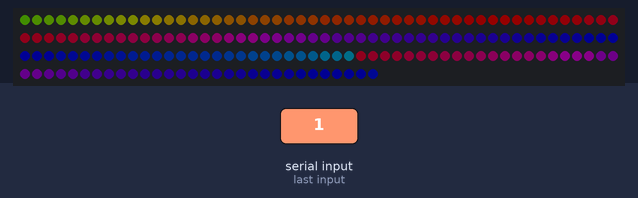
A sketch run on a simulated Arduino Uno, built with avr-gcc and run on an emulated ATmega328P. On the bench: 180 RGB LEDs in strip order, left to right, continuing on the next row. Inputs (shaded band) come from the test bench. Dim RGB values are drawn brighter than linear.

1.3 s: "1" received over the second serial link
Above: at 2.7 s.
Timing chart, 0 to 4.3 s (numbered marks = the images above; inputs shaded):
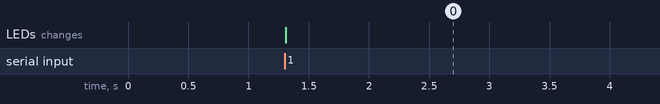

The sketch:

NewDesk.ino
```cpp
#include <SoftwareSerial.h>
SoftwareSerial mySerial(10, 11);
#include <Adafruit_NeoPixel.h>
#define PIN 6
#define NUM_LEDS 180
Adafruit_NeoPixel strip = Adafruit_NeoPixel(NUM_LEDS, PIN, NEO_GRBW + NEO_KHZ800);
int lengthNum = 180;
int brightness = 100;
int pixStart = 0;
int wait = 500;
String buttons = "obRgwr+-tlpyvzq123hc";
String val = "";

void setup() {
  Serial.begin(57600);
  mySerial.begin(57600);
  strip.setBrightness(brightness);
  strip.begin();
  strip.show(); //Initialize pixels "off"

}

void loop() {

    getVal();
    if(val.equals(buttons.charAt(16))){
        lengthNum = 60;
        pixStart = 0;}
    if(val.equals(buttons.charAt(17))){
        lengthNum = 180;
        pixStart = 60;}
    if(val.equals(buttons.charAt(18))){
        lengthNum = 180;
        pixStart = 0;}
    if(val.equals(buttons.charAt(7)) && brightness < 101){
      brightness += 2;
      strip.setBrightness(brightness);
      strip.show();}
    if(val.equals(buttons.charAt(8)) && brightness > 5){
      brightness -= 2;
      strip.setBrightness(brightness);
      strip.show();}
    if(val.equals(buttons.charAt(0))){
        colorWipe(strip.Color(0, 0, 0, 0), lengthNum, pixStart);}
    if(val.equals(buttons.charAt(1))){
    colorWipe(strip.Color(0, 0, 255), lengthNum, pixStart);
    }
    if(val.equals(buttons.charAt(4))){
    colorWipe(strip.Color(0, 255, 0), lengthNum, pixStart);
    }
    if(val.equals(buttons.charAt(5))){
    colorWipe(strip.Color(0, 0, 0, 255), lengthNum, pixStart);
    }
    if(val.equals(buttons.charAt(6))){
    colorWipe(strip.Color(255, 0, 0), lengthNum, pixStart);
    }
    if(val.equals(buttons.charAt(9))){
    colorWipe(strip.Color(9, 234, 219), lengthNum, pixStart);
    }
    if(val.equals(buttons.charAt(10))){
    colorWipe(strip.Color(174, 234, 9), lengthNum, pixStart);
    }
    if(val.equals(buttons.charAt(11))){
    colorWipe(strip.Color(255, 11, 100), lengthNum, pixStart);
    }
    if(val.equals(buttons.charAt(13))){
    colorWipe(strip.Color(150, 11, 255), lengthNum, pixStart);
    }
    if(val.equals(buttons.charAt(12))){
    colorWipe(strip.Color(237, 110, 0), lengthNum, pixStart);
    }
    if(val.equals(buttons.charAt(14))){
    colorWipe(strip.Color(80, 0, 255), lengthNum, pixStart);
    }
    if(val.equals(buttons.charAt(15))){
    colorWipe(strip.Color(255, 55, 0), lengthNum, pixStart);
    strip.setBrightness(70);
    }
    if(val.equals(buttons.charAt(3))){
    rainbows(1000);
    val = "";
    }
    if(val.equals(buttons.charAt(19))){
    festiveWipe(strip.Color(0, 0, 0, 255), strip.Color(0, 0, 255), lengthNum, pixStart, wait);
    }
    if(val.equals(buttons.charAt(20))){
    festiveWipe(strip.Color(0, 255, 0), strip.Color(255, 0, 0), lengthNum, pixStart, wait);
    }
    val= "";
}

void getVal() {
  if(mySerial.available()) {
    while(mySerial.available())
    {val += (char)mySerial.read();}
  }
}

void colorWipe(uint32_t c, uint8_t pixNum, int pixStart) {
  for(uint16_t i=pixStart; i<pixNum; i++) {
    strip.setPixelColor(i, c);
    delay(0);
  }
  strip.show();
}

void festiveWipe(uint32_t c, uint32_t d, uint8_t pixNum, int pixStart, int wait){ //color 1, color 2, length of strip, where strip starts
int animate = 2; //counter for color switch
while(val.equals(buttons.charAt(19)) || val.equals(buttons.charAt(20))){ //loop for as long as val equals h or c

  if(animate%2 !=0){ //every odd cycle of animate
    for(uint16_t i=pixStart; i<pixNum; i++){ //for each pixel with start pixStart, to length pixNum
      if(i%2 !=0){ //set every odd pixel to color c in buffer
        strip.setPixelColor(i,c);
      }
      if(i%2 ==0){ //set every even pixel to color d in buffer
        strip.setPixelColor(i,d);
      }
      getVal();
      }
      if(!val.equals(buttons.charAt(19)) && !val.equals(buttons.charAt(20))){return;} //if val is not h, and it's not c, exit loop
    }
     strip.show();
     delay(wait);
  }


  if(animate%2 ==0){ //every even cycle of animate
    for(uint16_t i=pixStart; i<pixNum; i++){
        if(i%2==0){ //set every even pixel to color c in buffer
          strip.setPixelColor(i, c);
        }
        if(i%2!=0) { //set every odd pixel to color d in buffer
          strip.setPixelColor(i,d);
        }
        getVal();
        if(!val.equals(buttons.charAt(19)) && !val.equals(buttons.charAt(20))){return;}
      }
      strip.show();
      delay(wait);
    }
    animate = animate + 1;
  }

void rainbows(int rainbowLoops) {
  int pixLength = lengthNum - pixStart;
  float fadeMax = 100.0;
  int fadeVal = 0;
  uint32_t wheelVal;
  int redVal, greenVal, blueVal;
    for(int k = 0 ; k < rainbowLoops ; k ++){
          for(int j=0; j<256; j++) {
            for(int i=pixStart; i< lengthNum; i++) {
              getVal();
              if(!val.equals(buttons.charAt(3))){return;}
              wheelVal = Wheel(((i * 256 / pixLength) + j) & 255);
              redVal = red(wheelVal) * float(fadeVal/fadeMax);
              greenVal = green(wheelVal) * float(fadeVal/fadeMax);
              blueVal = blue(wheelVal) * float(fadeVal/fadeMax);
              strip.setPixelColor( i, strip.Color( redVal, greenVal, blueVal ) );
            }
            if(k == 0 && fadeVal < fadeMax-1) {
            fadeVal++;
            }
            else if(k == rainbowLoops - 1 && j > 255 - fadeMax ){
              fadeVal--;
            }
            strip.show();
          }
      }
  }


uint32_t Wheel(byte WheelPos) {
  WheelPos = 255 - WheelPos;
  if(WheelPos < 85) {
    return strip.Color(255 - WheelPos * 3, 0, WheelPos * 3,0);
  }
  if(WheelPos < 170) {
    WheelPos -= 85;
    return strip.Color(0, WheelPos * 3, 255 - WheelPos * 3,0);
  }
  WheelPos -= 170;
  return strip.Color(WheelPos * 3, 255 - WheelPos * 3, 0,0);
}

uint8_t red(uint32_t c) {
  return (c >> 8);
}
uint8_t green(uint32_t c) {
  return (c >> 16);
}
uint8_t blue(uint32_t c) {
  return (c);
}
```

Measured:
- after the input at 1.3 s, the LEDs: change at once (image 0)
